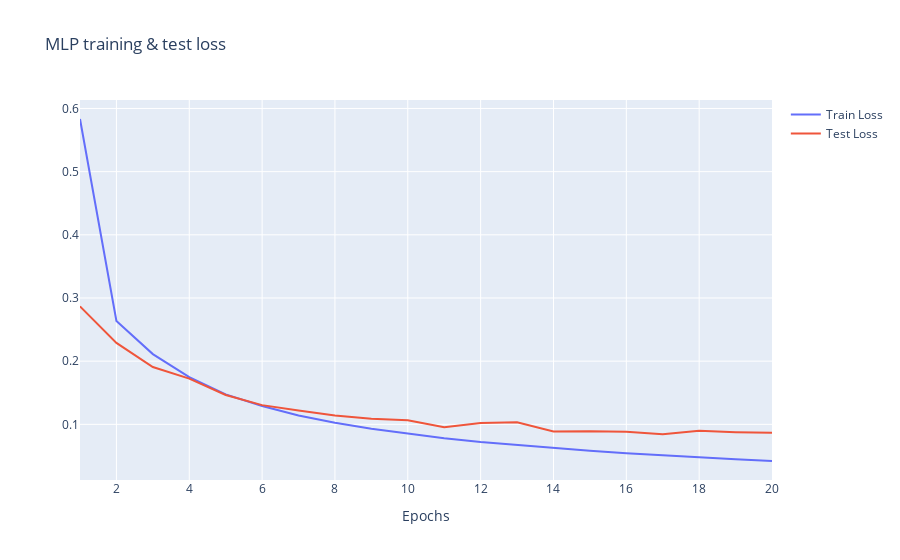

Notebook code for this chart:
### Markdown cell above
### Evaluating results

### Code cell
plot_train_test_loss(mlp_metrics['train_losses'], mlp_metrics['test_losses'], 'MLP training & test loss')

### Figure 1 — Plotly figure (JSON) as saved in the notebook; plotly's stock layout.template omitted (floating-point values rounded to 4 significant figures)
{"data": [{"name": "Train Loss", "type": "scatter", "x": [1, 2, 3, 4, 5, 6, 7, 8, 9, 10, 11, 12, 13, 14, 15, 16, 17, 18, 19, 20], "y": [0.5833, 0.2635, 0.2112, 0.1747, 0.1475, 0.129, 0.1141, 0.1025, 0.09287, 0.08489, 0.07794, 0.07197, 0.06719, 0.06212, 0.05809, 0.05426, 0.05069, 0.04769, 0.04456, 0.04198]}, {"name": "Test Loss", "type": "scatter", "x": [1, 2, 3, 4, 5, 6, 7, 8, 9, 10, 11, 12, 13, 14, 15, 16, 17, 18, 19, 20], "y": [0.2868, 0.2289, 0.1907, 0.1724, 0.1465, 0.1304, 0.122, 0.1141, 0.1088, 0.1066, 0.09538, 0.102, 0.1033, 0.08865, 0.08922, 0.08823, 0.08415, 0.08984, 0.08755, 0.08651]}], "layout": {"title": {"text": "MLP training & test loss"}, "xaxis": {"title": {"text": "Epochs"}}}}
